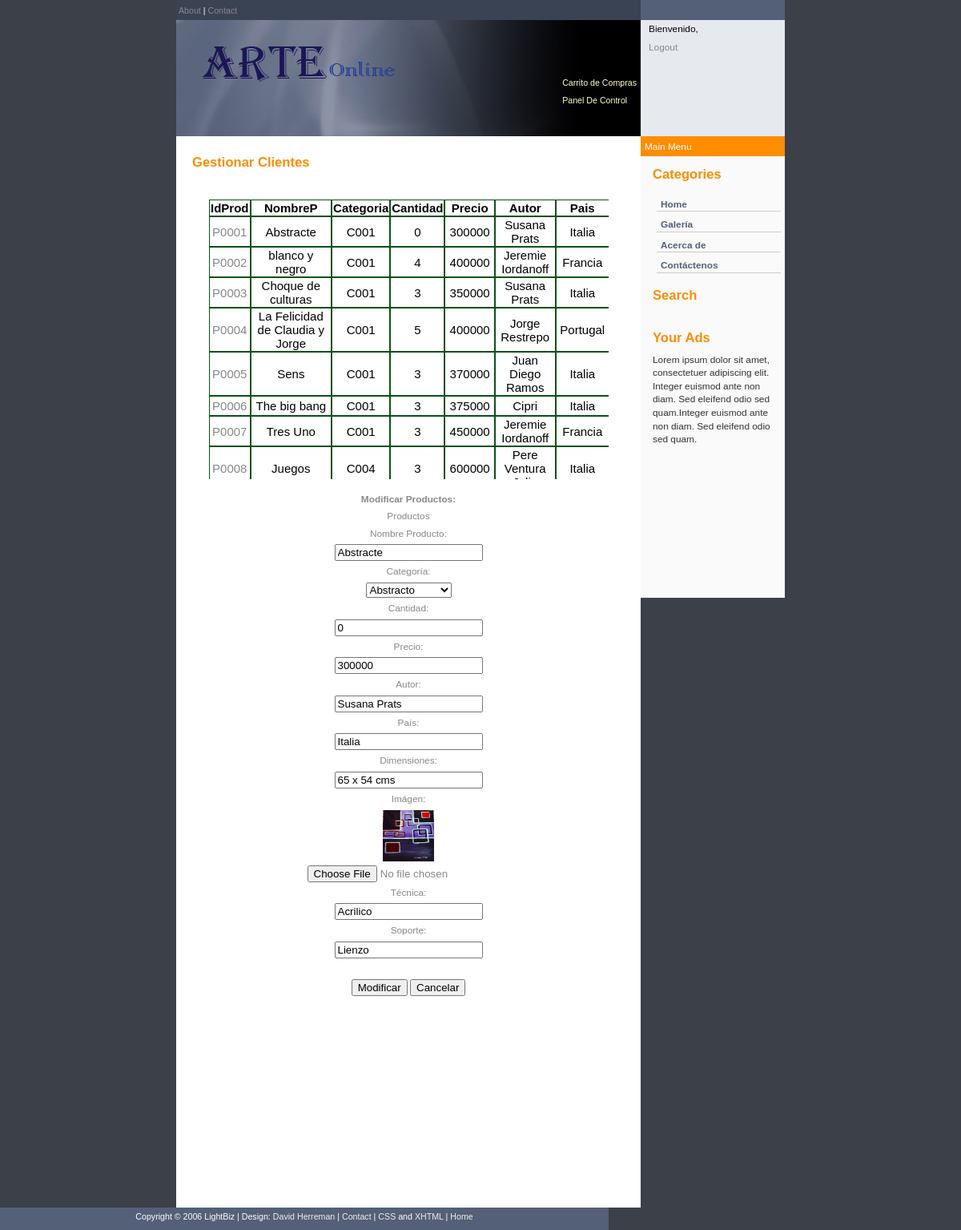
Page /consultarproductos2.php?m=1&e=P0001 (signed in) on the committed database.
### tables this page shows
CREATE TABLE `producto` (
  `IdProd` varchar(45) NOT NULL,
  `NombreP` varchar(45) NOT NULL,
  `Categoria` varchar(45) NOT NULL,
  `Cantidad` int(10) unsigned NOT NULL,
  `Precio` int(10) unsigned NOT NULL,
  `Autor` varchar(45) NOT NULL,
  `Pais` varchar(45) NOT NULL,
  `Dimensiones` varchar(45) NOT NULL,
  `Imagen` varchar(45) NOT NULL,
  `Tecnica` varchar(45) NOT NULL,
  `Soporte` varchar(45) NOT NULL,
  PRIMARY KEY (`IdProd`),
  KEY `Categoria` (`Categoria`)
);

### consultarproductos2.php (the view, shortened to what this page needs)
<?php
include("includes/local.settings.php");
?>
<!DOCTYPE html PUBLIC "-//W3C//DTD XHTML 1.0 Transitional//EN" "http://www.w3.org/TR/xhtml1/DTD/xhtml1-transitional.dtd">
<html xmlns="http://www.w3.org/1999/xhtml">
<head>
</head>
<body>
<div class="content">
  <div class="rside">
    <div class="topmenu"></div>
    <div class="loginbox">
      <div class="padding">
      <body>
      <?php
	  echo "Bienvenido, " . $_SESSION['nombreC']. "<br /><a href= \"index.php\">Logout</a>";
        ?>
      </div>
    </div>
    <div class="topmain">Main Menu</div>
    <div class="menu">
      <h2>Categories</h2>
      <div class="nav">
        <ul>
          <li><a href="index2.php">Home</a></li>
          <li><a href="gallery.php">Galer&iacute;a</a></li>
          <li><a href="acercade.php">Acerca de </a></li>
          <li><a href="contactenos.php">Cont&aacute;ctenos</a></li>
        </ul>
      </div>
      <h2>Search</h2>
      <br />
      <h2>Your Ads</h2>
      <div class="ads"> Lorem ipsum dolor sit amet, consectetuer adipiscing elit. Integer euismod ante non diam. Sed eleifend odio sed quam.Integer euismod ante non diam. Sed eleifend odio sed quam. </div>
      <br />
    </div>
  </div>
  <div class="lside">
    <div class="topmenu"> &nbsp;<a href="http://www.free-css.com/">About</a> | <a href="http://www.free-css.com/">Contact</a> </div>
    <div class="header">
      <div class="padding">
        <div class="citation">
          <p align="left"><a href="vercarrito.php" class="style1"> Carrito de Compras</a></p>
          <p align="left"><a href="paneldecontrol.php" class="style1">Panel De Control</a></p>
        </div>
        <h1>&nbsp;</h1>
      </div>
    </div>
    <div class="main">
      <h2>Gestionar Clientes </h2>
      <h2>&nbsp;</h2>
      <div align="center">
		<form id="form2 name="form2" method="post" action="" target="consultarcategorias.php" enctype="application/x-www-form-urlencoded">
        <?php
$conexion = mysql_connect($host,$username,$password);
$query = "select * from producto";
$result = mysql_query($query,$conexion);
$resultStr = $resultStr.'<div id="prodListPanel"><table id="prodListTable" cellspacing="0px">
            	<tr>
                	<th>IdProd</th>
                    <th>NombreP</th>
                    <th>Categoria</th>
                    <th>Cantidad</th>
					<th>Precio</th>
					<th>Autor</th>
					<th>Pais</th>
					<th>Dimensiones</th>
					<th>Tecnica</th>
					<th>Soporte</th>
					<th>Eliminar</th>
					<th></th>
				</tr>';
if(mysql_num_rows($result)>0){
					while($row = mysql_fetch_array($result)){
						$resultStr = $resultStr . "<tr>";
						$resultStr = $resultStr . 	'<td><a href="consultarproductos2.php?m=1&e='.$row['IdProd'].'">'.$row['IdProd'].'</td>';
						$resultStr = $resultStr .     "<td>" . $row['NombreP'] . "</td>";
						$resultStr = $resultStr .     "<td>" . $row['Categoria'] . "</td>";
						$resultStr = $resultStr .     "<td>" . $row['Cantidad'] . "</td>";
						$resultStr = $resultStr .     "<td>" . $row['Precio'] . "</td>";
						$resultStr = $resultStr .     "<td>" . $row['Autor'] . "</td>";
						$resultStr = $resultStr .     "<td>" . $row['Pais'] . "</td>";
						$resultStr = $resultStr .     "<td>" . $row['Dimensiones'] . "</td>";
						$resultStr = $resultStr .     "<td>" . $row['Tecnica'] . "</td>";
						$resultStr = $resultStr .     "<td>" . $row['Soporte'] . "</td>";
						$resultStr = $resultStr . '<td><a href="consultarproductos2.php?d=1&e='.$row['IdProd'].'">x</td>';
						$resultStr = $resultStr . "</tr>";
					}
					$resultStr = $resultStr . '</table></div>';
					echo $resultStr;?>
					 <?php
						if(isset($_GET['m'])){
							$IdProd = $_GET['e'];
							$conexion = mysql_connect($host, $username, $password);
							$query = "select * from producto where IdProd='$IdProd'";
							$result = mysql_query($query,$conexion);
							$row = mysql_fetch_array($result);
					?></br>
					  <p><strong>Modificar Productos:</strong></p>
					 <form action="<?php echo $_SERVER['PHP_SELF']; ?>" method="post" enctype="multipart/form-data">
						<p class="label">Productos</p>
                        <p class="label">Nombre Producto:</p>
                        <p>
                          <input name="nombrep" type="text" class="campo" id="nombrep" value="<?php echo $row['NombreP']; ?>"/>
                        </p>
                        <p class="label">Categor&iacute;a:</p>
                        <p>
                          <select name = "categoria">
                            <?php
                           $conexion1 = mysql_connect($host, $username, $password);
							$query1="select * from categorias";
                            $result1=mysql_query($query1,$conexion1);
							while( $row1 = mysql_fetch_array($result1) ){
								if($row1['IdCat']==$row['Categoria']){
								echo '<option value="' . $row1['IdCat'] . ' selected="selected" ">' . htmlentities($row1['NombreCat']) . '</option>';
								}else{
								echo '<option value="' . $row1['IdCat'] . '">' . htmlentities($row1['NombreCat']) . '</option>';
								}
							}
                            ?>
                          </select>
                        </p>
                        <p class="label">Cantidad:</p>
                        <p>
                          <input name="cantidad" type="text" class="campo" id="cantidad" value="<?php echo $row['Cantidad']; ?>"/>
                        </p>
                        <p class="label">Precio:</p>
                        <p>
                          <input name="precio" type="text" class="campo" id="precio" value="<?php echo $row['Precio']; ?>"/>
                        </p>
                        <p class="label">Autor:</p>
                        <p>
                          <input name="autor" type="text" class="campo" id="autor" value="<?php echo $row['Autor']; ?>"/>
                        </p>
                        <p class="label">Pa&iacute;s:</p>
                        <p>
                          <input name="pais" type="text" class="campo" id="pais" value="<?php echo $row['Pais']; ?>"/>
                        </p>
                        <p class="label">Dimensiones:</p>
                        <p>
                          <input name="dimensiones" type="text" class="campo" id="dimensiones" value="<?php echo $row['Dimensiones']; ?>"/>
                        </p>
                        <p class="label">Im&aacute;gen:</p>
						<p>
						   <img src="<?php echo $row['Imagen']; ?>" width="64" height="64" border="0" />
                        </p>
                        <p>
                          <input type="file" name="file" id="file" />
                        </p>
						<p class="label">T&eacute;cnica:</p>
                        <p>
                          <input name="tecnica" type="text" class="campo" id="tecnica"  value="<?php echo $row['Tecnica']; ?>"/>
                        </p>
                        <p class="label">Soporte:</p>
                        <p>
                          <input name="soporte" type="text" class="campo" id="soporte" value="<?php echo $row['Soporte']; ?>"/>
                        </p>
                        <p class="label">&nbsp;</p>
						<p class="campo"><input type="submit" name="modificar" id="modificar" value="Modificar" />
						  <input type="submit" name="cancelar" id="cancelar" value="Cancelar" />
						</p>
						<p class="campo">&nbsp;</p>
					  </form>
					<?php
					}
					echo '</div>';
				}
?>
					 <p>&nbsp;</p>
					 <p>&nbsp;</p>
					 <p>&nbsp;</p>
					 <p>&nbsp;</p>
					 <p>&nbsp;</p>
					 <p>&nbsp;</p>
					 <p>&nbsp;</p>
					 <p>&nbsp;</p>
					 <p>&nbsp;               </p>
      </div>
      <p><br /></p>
    </div>
  </div>
  <div class="footer"> Copyright &copy; 2006 LightBiz | Design: <a href="http://www.free-css-templates.com">David Herreman</a> | <a href="http://www.free-css.com/">Contact</a> | <a href="http://jigsaw.w3.org/css-validator/check/referer">CSS</a> and <a href="http://validator.w3.org/check?uri=referer">XHTML</a> | <a href="http://www.free-css.com/">Home</a> </div>
</body>
</html>

### images/style.css (style rules this page uses)
body { margin:0 0; padding:0; color:#FF8D66; line-height: 1.4em; background : #3C4049; font-family: Arial, Sans-Serif; font-size: 74%; }
.content { color: #505050; margin: 0 auto; padding: 0; width: 760px; background: #FAFAFA; }
.lside { background: #FFF; color: #000; width: 580px; float: left; }
.lside .topmenu { background: #3A4354; color: #FFF; width: 580px; height: 15px; padding: 5px 0 5px 0px; font-size: 90%; }
.lside .header { background: #546078 url(header.jpg) no-repeat; width: 580px; height: 145px; color: #FF8D00; }
.lside .header .padding { padding: 30px 0 0 35px; color: #FFF; }
.lside .header .citation { color : #EEE; font-size: 90%; float: right; text-align: right; padding-top: 40px; padding-right: 5px; padding-bottom: 0px; padding-left: 10px; }
.lside .main { background: #FFF; color: #FF8D00; padding: 15px 20px 15px 20px; }
.rside { background: #000; color: #000; width: 180px; float: right; clear: both; }
.rside .topmenu { background: #546078; height: 15px; color: #FFF; text-align: right; padding: 5px 5px 5px 0px; }
.rside .loginbox { background: #E6E9EE; height: 145px; color: #000; margin: 0; padding: 0px; }
.rside .loginbox .padding { padding: 0px 10px 0px 10px; line-height: 1.9em; margin: 0; }
.rside .topmain { background: #FF8D00; height: 15px; color: #FFF; padding: 5px; }
.rside .menu { background: #FAFAFA; padding: 5px; color: #333; }
.rside .menu h2 { color: #FF8D00; padding-left: 10px; }
.rside .menu .ads { padding: 0 10px 0 10px; }
.nav { clear: both; text-align: left; color: #7D8085; padding: 5px 0 0 0; }
.nav li { font-weight: bold; margin: 0 0 8px 0; padding: 0 0 0 5px; border-bottom: 1px solid #ccc; }
.nav li a { color: #546078; text-decoration: none; }
.footer { clear:both; width: 760px; padding-top: 3px; height: 25px; color:#FFF; font-size:90%; background: #546078; text-align:center; }
.footer a { color: #eee; }
p { margin: 0 0 5px 0; padding: 0; color: #888; background: inherit; }
a { color: #888; background: inherit; text-decoration:none; }
h1 { padding:0; margin:0; color: #FFF; background: inherit;font: bold 1.8em Arial, Sans-Serif; letter-spacing: -1px; }
h2 { background-color: inherit; color:#FF8D00; font-size:140%; font-weight:bold; margin: 10px 0 10px 0; padding:0; }
ul { margin: 5px 0 20px 15px; padding : 0; list-style : none; }
li { list-style-type: none; color: #F29900; margin: 0 0 0px 0; padding: 0 0 0 0px; }
li a { color: #546078; }
#prodListPanel { width:500px; height:350px; display:block; margin:10px auto 0px; overflow:auto; }
table { width:70%; height:auto; margin:auto; border:1px solid #FFFFFF; text-align:center; font-size: 15px; }
table th { background-color:#FFFFFF; color:#000000; border:1px solid #075217; }
table td { height:25px; background-color:#FFFFFF; color:#000000; border:1px solid #075217; }

### consultarproductos2.php (style rules this page uses)
.style1 { color: #FFFFCC }

### rows in the picture
producto: IdProd "P0001", NombreP "Abstracte", Categoria "C001", Cantidad "0", Precio "300000", Autor "Susana Prats", Pais "Italia", nombrep "Abstracte", cantidad "0", precio "300000", autor "Susana Prats", pais "Italia", dimensiones "65 x 54 cms", Imagen (picture), tecnica "Acrilico", soporte "Lienzo"
producto: IdProd "P0002", NombreP "blanco y negro", Categoria "C001", Cantidad "4", Precio "400000", Autor "Jeremie Iordanoff", Pais "Francia"
producto: IdProd "P0003", NombreP "Choque de culturas", Categoria "C001", Cantidad "3", Precio "350000", Autor "Susana Prats", Pais "Italia"
producto: IdProd "P0004", NombreP "La Felicidad de Claudia y Jorge", Categoria "C001", Cantidad "5", Precio "400000", Autor "Jorge Restrepo", Pais "Portugal"
producto: IdProd "P0005", NombreP "Sens", Categoria "C001", Cantidad "3", Precio "370000", Autor "Juan Diego Ramos", Pais "Italia"
producto: IdProd "P0006", NombreP "The big bang", Categoria "C001", Cantidad "3", Precio "375000", Autor "Cipri", Pais "Italia"
producto: IdProd "P0007", NombreP "Tres Uno", Categoria "C001", Cantidad "3", Precio "450000", Autor "Jeremie Iordanoff", Pais "Francia"
producto: IdProd "P0008", NombreP "Juegos", Categoria "C004", Cantidad "3", Precio "600000", Autor "Pere Ventura…", Pais "Italia"

### other values in the picture
form field categoria "Abstracto"
